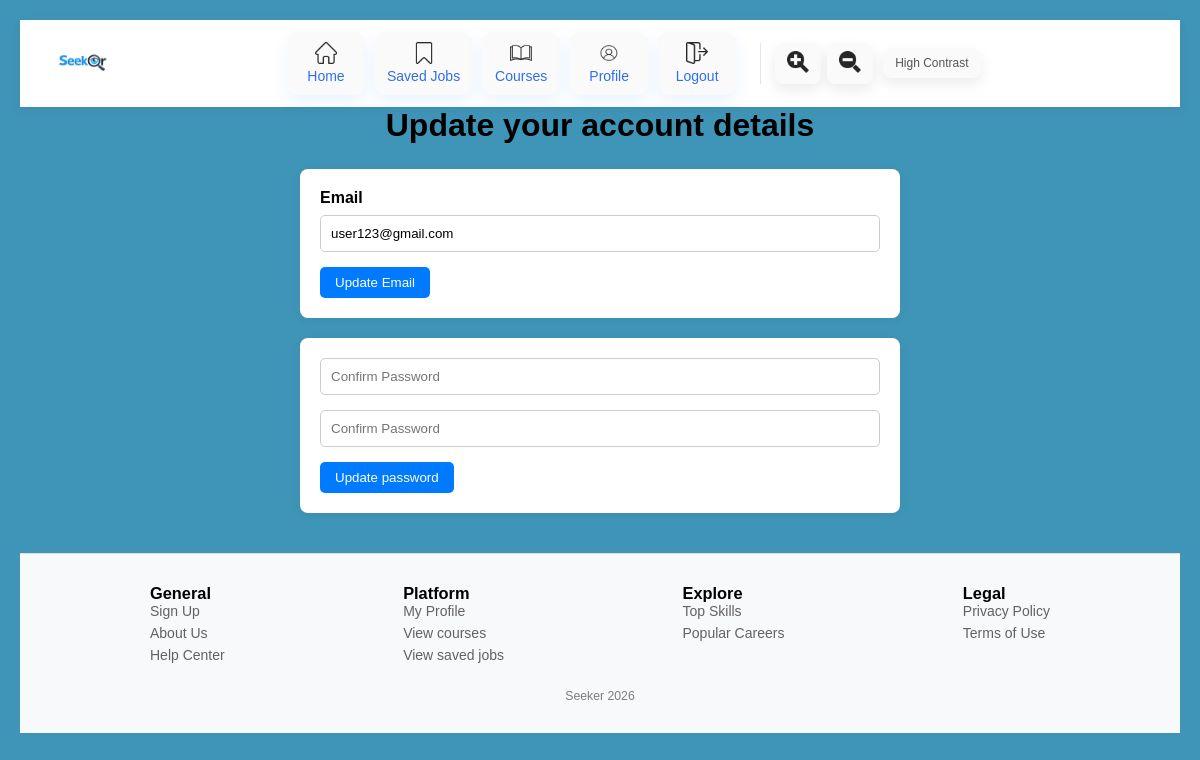
Before: /edit_account (signed in) with the older database file.
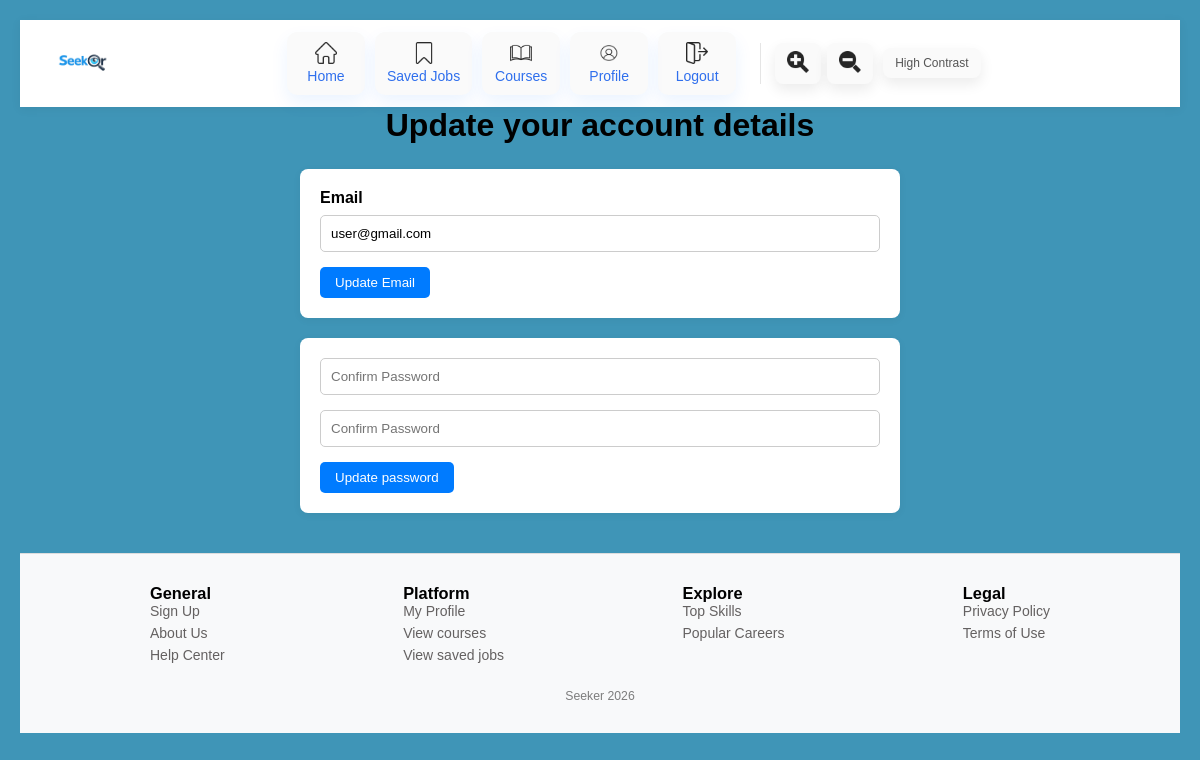
After: the same page with the newer database file.
### app.py (models this page shows, shortened)
class User(db.Model): #user table
    __tablename__="user"
    id = db.Column(db.Integer, primary_key=True)
    email = db.Column(db.String(120), unique=True, nullable=False)
    password = db.Column(db.String(200), nullable=False)
    name = db.Column(db.String(100))
    experience_level=db.Column(db.String(100))
    career_goal= db.Column(db.String(100))
    skills = db.relationship("UserSkill", backref="user", cascade="all, delete-orphan")

### app.py (the view, shortened to what this page needs)
@app.route('/edit_account', methods=["GET", "POST"]) # allows user to edit account details
def edit_account():
    user = get_logged_user()
    if not user:
        flash('Login first', 'error')
        return redirect(url_for('login_page'))
    return render_template("edit_account.html", user=user)

### app.py (called while the page is built)
def get_logged_user():
    email = session.get("user")
    if not email:
        return None
    return User.query.filter_by(email=email).first()

### templates/edit_account.html (shortened to what this page needs)
<!DOCTYPE html>
<html lang="en">
<head>
  <link rel="stylesheet" href="{{ url_for('static', filename='edit_account.css') }}">
</head>
<body>
  {% include 'navbar.html' %}
<h1>Update your account details</h1>
<form method="POST" action="{{ url_for('edit_account') }}">
  <label>Email</label>
  <input type="email" id="email" name="email" class="entrybox" value="{{ user.email }}" required>
  <button type="submit" class="loged">Update Email</button>
</form>
<form method="POST" action="{{ url_for('edit_account') }}">
  <input type="password" id="password" name="password" class="entrybox"  placeholder="Confirm Password"required>
  <br>
  <input type="password" id="password" name="confirm-password" class="entrybox" placeholder="Confirm Password" required>
  <button type="submit" class="loged">Update password</button>
</form>
{%include 'footer.html'%}
</body>
</html>

### templates/navbar.html (shortened to what this page needs)
<nav class="navbar">
<link rel="stylesheet" href="{{ url_for('static', filename='navbar.css') }}">
<div class="nav-brand">
  <a href="{{ url_for('home_page') }}">
      <img src="{{ url_for('static', filename='logo.png') }}" alt="Seeker Logo" class="logo">
  </a>
</div>
    <ul class="nav-links">
      <li><a href="{{ url_for('home_page') }}"><img src="{{ url_for('static', filename='home.png') }}" class="nav-icon"><span>Home</span></a></li>
    {% if session.get('user') %}
    <li><a href="{{ url_for('saved_jobs') }}" class="{% if request.endpoint == 'saved_jobs' %}active{% endif %}"><img src="{{ url_for('static', filename='save-instagram.png') }}" class="nav-icon" alt="Saved Jobs"><span>Saved Jobs</span></a></li>
    {% endif %}
    <li><a href="{{ url_for('courses_page') }}" class="{% if request.endpoint == 'courses_page' %}active{% endif %}"><img src="{{ url_for('static', filename='book.png') }}" class="nav-icon" alt="Courses"><span>Courses</span></a></li>
    {% if session.get('user') %}
    <div class="dropdown">
      <li><a href="{{ url_for('account_page') }}" class="{% if request.endpoint == 'account_page' %}active{% endif %}"><img src="{{ url_for('static', filename='profile.png') }}" class="nav-icon" alt="Profile"><span>Profile</span></a></li>
    </div>
    {% endif %}
    {% if session.get('user') %}
    <li><a href="{{ url_for('logout') }}" class="{% if request.endpoint == 'logout' %}active{% endif %}"><img src="{{ url_for('static', filename='logout.png') }}" class="nav-icon" alt='Logout'><span>Logout</span></a></li>
    {% else %}
    <li><a href="{{ url_for('login_page') }}" class="{% if request.endpoint == 'login_page' %}active{% endif %}"><img src="{{ url_for('static', filename='logout.png') }}" class="nav-icon" alt='Login'><span>Login</span></a></li>
    {% endif %}
    <div class="accessibility-controls">
      <button id="maximise" class="accessibility-btn"><img src="{{ url_for('static', filename='maximise.png') }}" class="maximise-icon"> </button>
      <button id="minimise" class="accessibility-btn"><img src="{{ url_for('static', filename='minimise.png') }}" class="minimise-icon"></button>
  </div>
  <button id="high-contrast" class="accessibility-btn">High Contrast</button>
    </ul>
  </nav>

### templates/footer.html (shortened to what this page needs)
<head>
    <link rel="stylesheet" href="{{ url_for('static', filename='footer.css') }}">
</head>
<footer class="footer">
    <div class="footer-container">
    <div class="footer-column">
        <h3>General</h3>
        <a href="{{ url_for('signup_page') }}">Sign Up</a>
        <a href="{{ url_for('about_us') }}">About Us</a>
        <a href="{{ url_for('contact_us') }}">Help Center</a>
      </div>
      <div class="footer-column">
        <h3>Platform</h3>
        <ul>
            <a href="{{ url_for('account_page') }}">My Profile</a>
            <a href="{{ url_for('courses_page') }}">View courses</a>
            <a href="{{ url_for('saved_jobs') }}">View saved jobs</a>
        </ul>
      </div>
      <div class="footer-column">
        <h3>Explore</h3>
        <ul>
          <a>Top Skills</a>
          <a>Popular Careers</a>
        </ul>
      </div>
      <div class="footer-column">
        <h3>Legal</h3>
        <ul>
          <a>Privacy Policy</a>
          <a>Terms of Use</a>
        </ul>
      </div>
    </div>
    <div class="footer-bottom">
      <p>Seeker 2026</p>
    </div>
  </footer>

### static/edit_account.css (style rules this page uses)
* { margin: 0; padding: 0; box-sizing: border-box; font-family: Arial; }
body { background-color: #f4f6f9; padding: 20px; }
h1 { text-align: center; margin-bottom: 25px; }
form { max-width: 600px; margin: 0 auto 20px auto; background: white; padding: 20px; border-radius: 8px; box-shadow: 0 2px 8px rgba(0,0,0,0.05); }
label { display: block; margin-bottom: 8px; font-weight: bold; }
.entrybox { width: 100%; padding: 10px; margin-bottom: 15px; border: 1px solid #ccc; border-radius: 5px; }
.loged { padding: 8px 15px; border: none; background-color: #007bff; color: white; border-radius: 5px; cursor: pointer; }

### static/navbar.css (style rules this page uses)
* { box-sizing: border-box; }
body { margin: 0; font-family: Arial; background: rgb(63, 149, 183) }
.navbar { position: sticky; top: 0; z-index: 1000; display: flex; justify-content: space-between; align-items: center; padding: 12px 30px; background: #fff; box-shadow: 0 2px 10px rgba(0, 0, 0, 0.06); }
.nav-brand { display: flex; align-items: center; }
.logo { height: 45px; width: auto; display: block; }
.nav-links { list-style: none; display: flex; align-items: center; gap: 10px; margin: 0; padding: 0; }
.nav-links li a { display: flex; flex-direction: column; align-items: center; justify-content: center; gap: 4px; min-width: 78px; padding: 10px 12px; text-decoration: none; border-radius: 10px; background: #fafafa; color: #555; transition: transform 0.2s ease, box-shadow 0.2s ease, background-color 0.2s ease; box-shadow: 0 8px 18px rgba(0, 111, 255, 0.08); }
.nav-links li a span { font-size: 0.875em; font-weight: 500; line-height: 1.2; color: #2f6fed; }
.nav-icon { width: 22px; height: 22px; object-fit: contain; opacity: 0.85; transition: opacity 0.2s ease; }
.maximise-icon { width: 22px; height: 22px; object-fit: contain; opacity: 0.85; transition: opacity 0.2s ease; }
.minimise-icon { width: 22px; height: 22px; object-fit: contain; opacity: 0.85; transition: opacity 0.2s ease; }
.accessibility-controls { display: flex; align-items: center; gap: 6px; margin-left: 14px; padding-left: 14px; border-left: 1px solid #e5e5e5; }
.accessibility-btn { padding: 8px 12px; border: none; border-radius: 8px; background: #fafafa; color: #555; font-size: 12px; font-weight: 500; cursor: pointer; transition: transform 0.2s ease, box-shadow 0.2s ease, background-color 0.2s ease; box-shadow: 0 6px 14px rgba(0, 0, 0, 0.08); }
img { max-width: 100%; height: auto; }
.dropdown { position: relative; display: inline-block; }

### static/footer.css (style rules this page uses)
.footer { background: #f8f9fa; padding: 30px 20px; margin-top: 40px; border-top: 1px solid #ddd; font-size: 0.875em;; }
.footer-container { max-width: 900px; margin: auto; display: flex; justify-content: space-between; gap: 20px; }
.footer a { color: #646161; display: block; margin-bottom: 6px; background: none; border: none; padding: 0; text-decoration: none; }
.footer-bottom { text-align: center; margin-top: 20px; color: #7d7d7d; font-size: 0.875em; }

Changed rows visible on the page:
changed User: email "user123@gmail.com" → "user@gmail.com"
